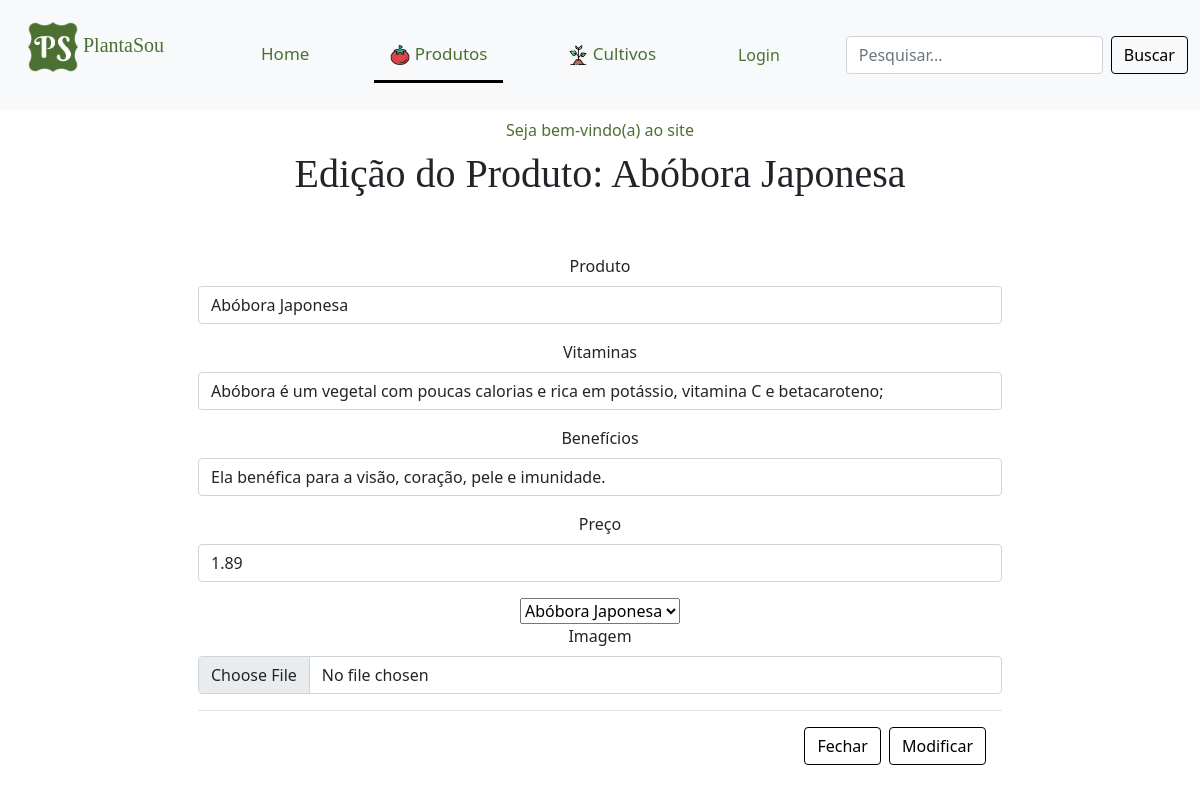
Before: /php/editar_produto.php?cod=11 with the older database file.
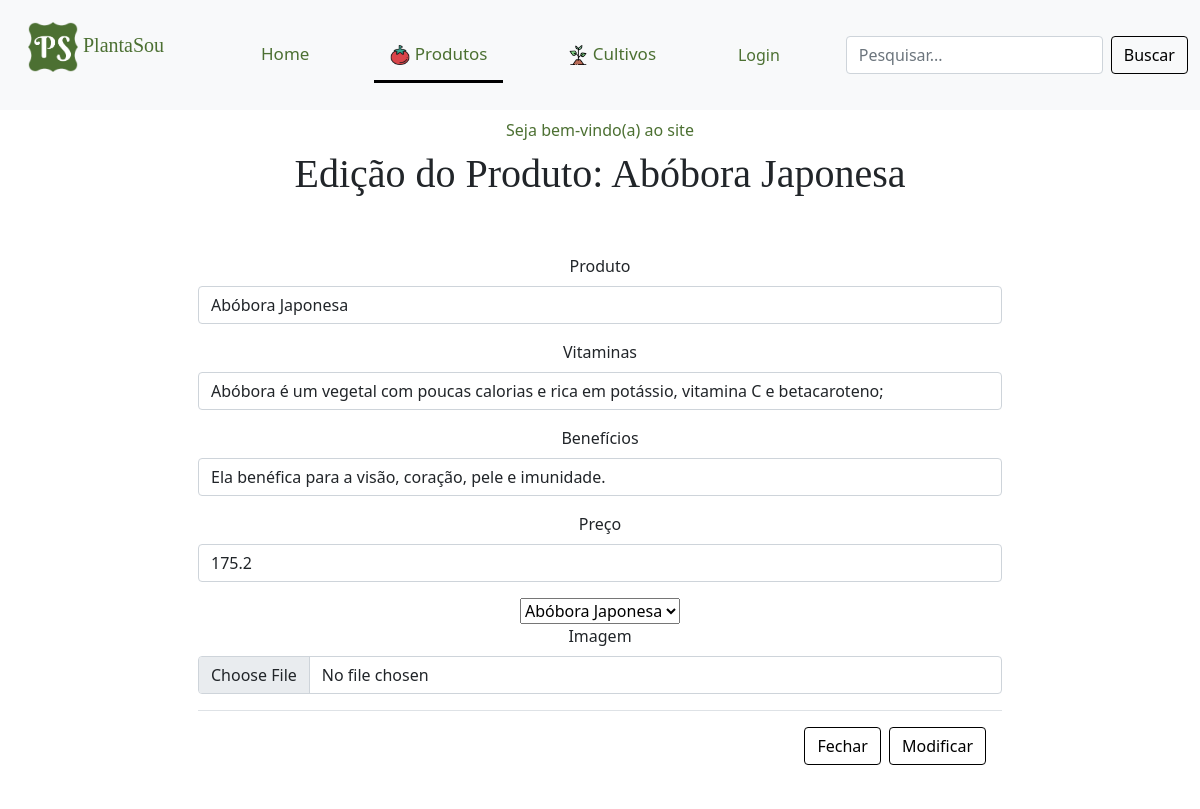
After: the same page with the newer database file.
### tables this page shows
CREATE TABLE IF NOT EXISTS `produto` (
  `cod_produto` int(11) NOT NULL AUTO_INCREMENT,
  `nome` varchar(1000) DEFAULT NULL,
  `vitaminas` varchar(1000) DEFAULT NULL,
  `beneficios` varchar(1000) DEFAULT NULL,
  `preco` float DEFAULT NULL,
  `cod_cultivo` int(255) NOT NULL,
  `imagem` varchar(1000) DEFAULT NULL,
  PRIMARY KEY (`cod_produto`),
  KEY `cod_cultivo` (`cod_cultivo`)
);

### php/editar_produto.php (the view, shortened to what the changed rows need)
<!DOCTYPE html>
<html lang="pt-BR">
<head>
        <link rel="stylesheet" type="text/css" media="screen" href="../css/bootstrap.min.css" />
        <link rel="stylesheet" href="../css/estilo.css">
</head>
<body>
    <nav class="navbar navbar-light bg-light topnav">
    <div class="container-fluid">
        </div>
    </nav>
    <?php
        if(isset($_COOKIE["USER"]) || isset($_COOKIE["ADM"])){
            echo'
                    <a class="nav-link nav-link-color active_usuario">Seja bem-vindo(a) ';
                        if(isset($_COOKIE["USER"])){
                            include('../inc/conexao.php');
                            $sql="SELECT nome FROM usuario WHERE cod_usuario=$usuario";
                            $query=mysqli_query($con, $sql);
                            if(mysqli_num_rows($query)>0){
                                while(($nome=mysqli_fetch_assoc($query))!=NULL){
                                    echo $nome['nome'];
                                }
                            }
                        }
                        elseif(isset($_COOKIE["ADM"])){
                            echo "Administrador(a)";
                        }
            echo'
                    </a>';
        }
        else{
            echo'
            <center>
                <a class="nav-link nav-link-color active_usuario ">Seja bem-vindo(a) ao site </a>
            </center>
            ';
        }
    ?>
                <?php
                    $produto=$_GET["cod"];
                    if(empty($_POST)){
                        include('../inc/conexao.php');
                        $sql="SELECT * FROM produto WHERE cod_produto=$produto";
                        $query=mysqli_query($con, $sql);
                        if(mysqli_num_rows($query)>0){
                            while(($edit=mysqli_fetch_assoc($query))!=NULL){
                                echo '
                                <h1 class="centro paginas">Edição do Produto: '.$edit["nome"].'</h1>
                                <center>
                                    <form action="editar_produto.php?cod=0" method="POST" enctype="multipart/form-data" class="w-75 p-5">
                                        <div class="mb-3">
                                            <label for="exampleFormControlInput1" class="form-label">Produto</label>
                                            <input type="text" name="nome" class="form-control" placeholder="Produto..." value="'.$edit["nome"].'" required/>
                                        </div>
                                        <div class="mb-3">
                                            <label for="exampleFormControlInput1" class="form-label">Vitaminas</label>
                                            <input type="text" name="vitaminas" class="form-control" placeholder="Vitaminas..." value="'.$edit["vitaminas"].'"/ required>
                                        </div>
                                        <div class="mb-3">
                                            <label for="exampleFormControlInput1" class="form-label">Benefícios</label>
                                            <input type="text" name="beneficios" class="form-control" placeholder="Benefícios..." value="'.$edit["beneficios"].'"/ required>
                                        </div>
                                        <div class="mb-3">
                                            <label for="exampleFormControlInput1" class="form-label">Preço</label>
                                            <input type="number" step="any" name="preco" class="form-control" placeholder="Preço..." value="'.$edit["preco"].'"/ required>
                                        </div>';
                                        echo '
                                        <div class="mb-3">
                                            <select name="cod_cultivo" value="'.$edit["cod_cultivo"].'">
                                        ';
                            }
                        }
                                    $sql_="SELECT cod_cultivo, nome FROM cultivo";
                                    $query_=mysqli_query($con, $sql_);
                                    if(mysqli_num_rows($query_)>0){
                                        while(($cod_do_cultivo=mysqli_fetch_assoc($query_))!=NULL){
                                            echo'
                                                <option value="'.$cod_do_cultivo["cod_cultivo"].'">'.$cod_do_cultivo["nome"].'</option>
                                            ';
                                        }
                                    }
                                    echo'
                                            </select>
                                        <div>
                                    ';
                                    echo'
                                    <div class="mb-3 mx-auto">
                                        <label for="exampleFormControlInput1" class="form-label">Imagem</label>
                                        <input type="file" class="form-control" id="exampleFormControlInput1_" name="imagem">
                                    </div>
                                    <div class="modal-footer float-right">
                                        <button type="button" class="btn btn-outline-success fechar" data-bs-dismiss="modal">Fechar</button>
                                        <button type="submit" class="btn btn-outline-success borda-modal">Modificar</button>
                                    </div>
                                    <input type="hidden" name="editar" value="'.$produto.'"/>
                                </form>
                            </centar>
                            <script src="../js/jquery-3.5.1.min.js"></script>
                            <script src="../js/popper.min.js"></script>
                            <script src="../js/bootstrap.min.js"></script>';
                    }
                    ?>
</body>
</html>

Changed rows visible on the page:
changed produto "Abóbora Japonesa": preco "1.89" → "175.2"
